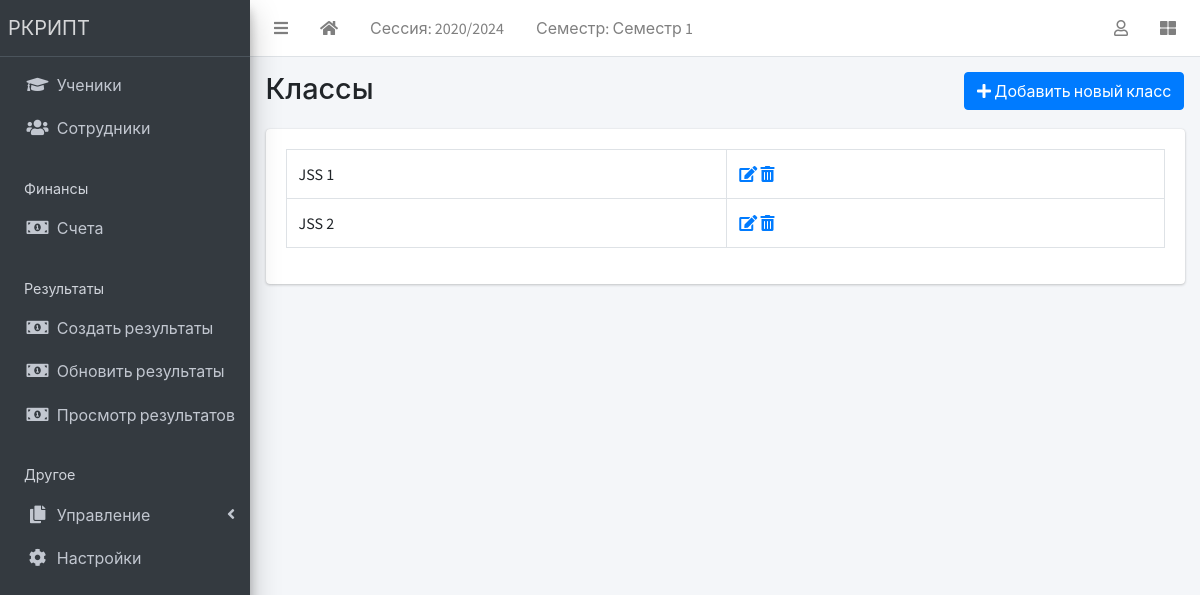
Screenshot of /class/list/ (signed in) with the database file from the repository.
### apps/corecode/models.py (models this page shows, shortened)
class AcademicSession(models.Model):
    name = models.CharField(max_length=200, unique=True)
    current = models.BooleanField(default=True)
    class Meta:
        ordering = ["-name"]

class AcademicTerm(models.Model):
    name = models.CharField(max_length=20, unique=True)
    current = models.BooleanField(default=True)
    class Meta:
        ordering = ["name"]

class SiteConfig(models.Model):
    key = models.SlugField()
    value = models.CharField(max_length=200)

class StudentClass(models.Model):
    name = models.CharField(max_length=200, unique=True)
    class Meta:
        verbose_name = "Class"
        verbose_name_plural = "Classes"
        ordering = ["name"]
    def __str__(self):
        return self.name

### apps/corecode/views.py (the view)
# urls.py: path("class/list/", ClassListView.as_view(), name="classes"),
class ClassListView(LoginRequiredMixin, SuccessMessageMixin, ListView):
    model = StudentClass
    template_name = "corecode/class_list.html"
    def get_context_data(self, **kwargs):
        context = super().get_context_data(**kwargs)
        context["form"] = StudentClassForm()
        return context

### apps/corecode/context_processors.py (called while the page is built)
def site_defaults(request):
    current_session = AcademicSession.objects.get(current=True)
    current_term = AcademicTerm.objects.get(current=True)
    vals = SiteConfig.objects.all()
    contexts = {
        "current_session": current_session.name,
        "current_term": current_term.name,
    }
    for val in vals:
        contexts[val.key] = val.value
    return contexts

### apps/corecode/templates/corecode/class_list.html (shortened to what this page needs)
{% extends 'base.html' %}
{% load widget_tweaks %}
{% block title %}
Классы
{% endblock title %}
{% block breadcrumb %}
  <a class="btn btn-primary" href="#" data-toggle="modal" data-target="#modal1">
    <i class="fa fa-plus"></i>
    Добавить новый класс
  </a>
{% endblock breadcrumb %}
{% block content %}
  <div class="row">
    <div class="col-sm-12">
        <table class="table table-bordered">
          <tbody>
            {% for object in object_list %}
            <tr>
              <td>{{ object }}</td>
              <td><a href="{% url 'class-update' object.id %}"><i
                    class="fa fa-edit"></i></a> <a
                  href="{% url 'class-delete' object.id %}"><i
                    class="fa fa-trash-alt"></i></a></td>
            </tr>
            {% endfor %}
          </tbody>
        </table>
    </div>
  </div>
{% endblock content %}

### templates/base.html (shortened to what this page needs)
{% load static %}
<!DOCTYPE html>
<html lang="ru">
<head>
  <link rel="stylesheet" href="{% static 'plugins/fontawesome-free/css/all.min.css' %}">
  <link rel="stylesheet" href="{% static 'plugins/toastr/toastr.min.css' %}">
  <link rel="stylesheet" href="{% static 'plugins/overlayScrollbars/css/OverlayScrollbars.min.css' %}">
  <link rel="stylesheet" href="{% static 'plugins/Datatables/datatables.min.css' %}" />
  <link rel="stylesheet" href="{% static 'dist/css/adminlte.min.css' %}">
</head>
<body class="hold-transition sidebar-mini layout-fixed layout-navbar-fixed layout-footer-fixed">
  <div class="wrapper">
    <nav class="main-header navbar navbar-expand navbar-white navbar-light">
      <ul class="navbar-nav">
        <li class="nav-item">
          <a class="nav-link" data-widget="pushmenu" href="#" role="button"><i class="fas fa-bars"></i></a>
        </li>
        <li class="nav-item d-none d-sm-inline-block">
          <a href="{% url 'home' %} " class="nav-link"><i class="fa fa-home"></i></a>
        </li>
        <li class="nav-item d-none d-sm-inline-block">
          <a href="{% url 'current-session' %}" class="nav-link">Сессия: {{ current_session }}</a>
        </li>
        <li class="nav-item d-none d-sm-inline-block">
          <a href="{% url 'current-session' %}" class="nav-link">Семестр: {{ current_term }}</a>
        </li>
      </ul>
      <ul class="navbar-nav ml-auto">
        <li class="nav-item dropdown">
          <a class="nav-link" data-toggle="dropdown" href="#">
            <i class="far fa-user"></i>
          </a>
        </li>
        <li class="nav-item">
          <a class="nav-link" data-widget="control-sidebar" data-slide="true" href="#" role="button"><i class="fas fa-th-large"></i></a>
        </li>
      </ul>
    </nav>
    <aside class="main-sidebar sidebar-dark-primary elevation-4">
      <a href="{% url 'home' %}" class="brand-link">{{ school_name | default:"Моя Школа" }}</a>
      <div class="sidebar">
        <nav class="mt-2">
          <ul class="nav nav-pills nav-sidebar flex-column" data-widget="treeview" role="menu" data-accordion="false">
            <li class="nav-item">
              <a href="{% url 'student-list' %}" class="nav-link">
                <i class="nav-icon fas fa-graduation-cap"></i>
                <p>Ученики</p>
              </a>
            </li>
            <li class="nav-item">
              <a href="{% url 'staff-list' %}" class="nav-link">
                <i class="nav-icon fas fa-users"></i>
                <p>Сотрудники</p>
              </a>
            </li>
            <li class="nav-header">Финансы</li>
            <li class="nav-item">
              <a href="{% url 'invoice-list' %}" class="nav-link">
                <i class="nav-icon fas fa-money-bill-alt"></i>
                <p>Счета</p>
              </a>
            </li>
            <li class="nav-header">Результаты</li>
            <li class="nav-item">
              <a href="{% url 'create-result' %}" class="nav-link">
                <i class="nav-icon fas fa-money-bill-alt"></i>
                <p>Создать результаты</p>
              </a>
            </li>
            <li class="nav-item">
              <a href="{% url 'edit-results' %}" class="nav-link">
                <i class="nav-icon fas fa-money-bill-alt"></i>
                <p>Обновить результаты</p>
              </a>
            </li>
            <li class="nav-item">
              <a href="{% url 'view-results' %}" class="nav-link">
                <i class="nav-icon fas fa-money-bill-alt"></i>
                <p>Просмотр результатов</p>
              </a>
            </li>
            <li class="nav-header">Другое</li>
            <li class="nav-item has-treeview">
              <a href="#" class="nav-link">
                <i class="nav-icon fas fa-copy"></i>
                <p>Управление<i class="fas fa-angle-left right"></i></p>
              </a>
            </li>
            <li class="nav-item">
              <a href="{% url 'configs' %}" class="nav-link">
                <i class="nav-icon fas fa-cog"></i>
                <p>Настройки</p>
              </a>
            </li>
          </ul>
        </nav>
      </div>
    </aside>
    <div class="content-wrapper">
      <section class="content-header">
        <div class="container-fluid">
          <div class="row mb-1">
            <div class="col-sm-8">
              <h1>{% block title %}{% endblock title %}</h1>
            </div>
            <div class="col-sm-4">
              <ol class="breadcrumb float-sm-right">
                <li class="breadcrumb-item">{% block breadcrumb %}{% endblock breadcrumb %}</li>
              </ol>
            </div>
          </div>
        </div>
      </section>
      <section class="content">
        <div class="container-fluid">
          <div class="row">
            <div class="col-md-12">
              {% block fullcard %}
              <div class="card">
                <div class="card-body">
                  <div class="row">
                    <div class="col">
                      {% block content %}{% endblock content %}
                    </div>
                  </div>
                </div>
              </div>
              {% endblock fullcard %}
            </div>
          </div>
        </div>
      </section>
    </div>
  </div>
</body>
</html>

### rows the page displays
AcademicSession: name "2020/2024"
AcademicTerm: name "Семестр 1"
SiteConfig: value "РКРИПТ"
StudentClass: name "JSS 1"
StudentClass: name "JSS 2"
